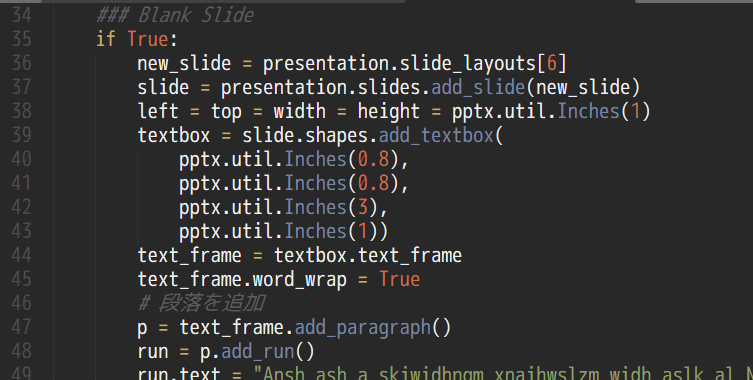
#> input picture code/pptx/example1/images/image-01.png, 753 x 380 px
$ python resize-image.py --image-file ../../pptx/example1/images/image-01.png
#> lines starting #> are read from the running program, lines starting #| are printed output that depends on the picture
#!/usr/bin/env python3
# coding: utf-8

import os
import argparse
import PIL.Image

RATE = 0.94

def load_image(path):
#> called with path = '../../pptx/example1/images/image-01.png'
	return PIL.Image.open(path)
#> returned value is the input picture: PIL image 753x380 RGB; mean R, G, B 50, 49.9, 49.8

def filter_size(width, height):
	return width * RATE, height * RATE

def new_size(width, height):
	if width > height:
		# landscape
		rate = 1920.0 / width
		return 1920.0, height * rate
	else:
		# portrait
		rate = 1080.0 / height
		return width * rate, 1080.0

def resize_to_desktop(path):
	image = load_image(path)
	width, height = new_size(image.width, image.height)
#> width = 1920; height = 968.9
	if width == image.width:
		print("[info] nothing to do {}.".format(path))
		return
	if height == image.height:
		print("[info] nothing to do {}.".format(path))
		return
	print("[info] detect {}.".format(path))
	width, height = filter_size(width, height)
#> width = 1804.8; height = 910.8
	image = image.resize((int(width), int(height)), PIL.Image.LANCZOS)
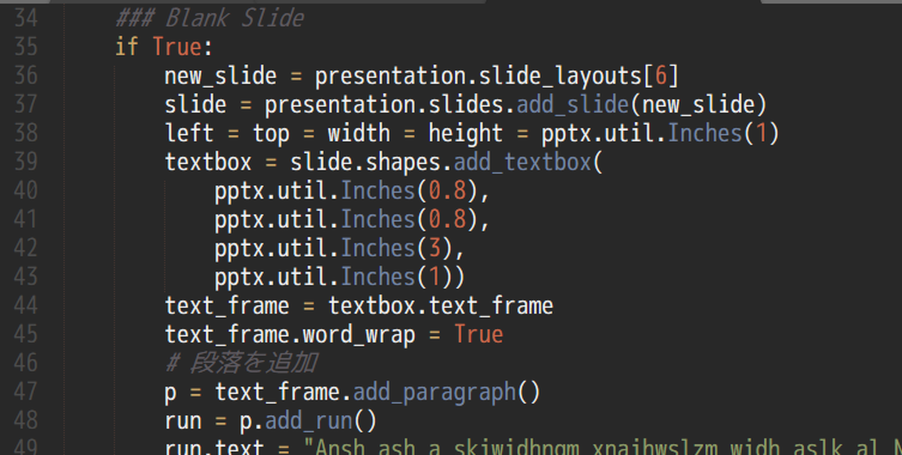
#> image: PIL image 1804x910 RGB (shown at 1/2 size); mean R, G, B 50, 49.9, 49.8
	image.save(path)

def enumerate_entries(path, handler):
	if os.path.isdir(path):
		for x in os.listdir(path):
			enumerate_entries(os.path.join(path, x), handler)
	elif os.path.exists(path):
		handler(path)
	else:
		print("[WARN] unknown path [{}].".format(path))

def main():
	parser = argparse.ArgumentParser()
	parser.add_argument(
		"--image-file",
		dest = "image_path",
		help = "Path to the The image you\"d like to resize (to desktop size).")
	args = parser.parse_args()
	if args.image_path == None or args.image_path == "":
		print("{}".format(parser.print_help()))
		return
	enumerate_entries(args.image_path, resize_to_desktop)

main()
